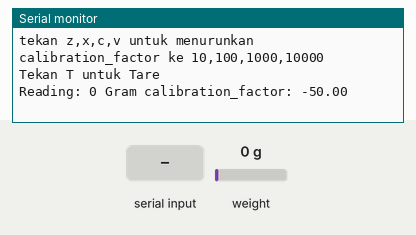
Simulated run of this sketch. Board: ESP8266 (NodeMCU). Parts: the last lines printed to the serial monitor. The inputs (shaded band) are chosen by the test bench; at power-on: weight on the scale 0 g.

Above: at 2.2 s.
2.3 s: weight on the scale set to 100 g
At 2.3 s:
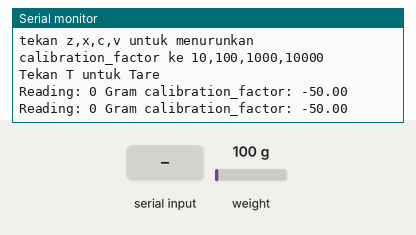
3.8 s: "+" received over Serial
At 5.1 s:
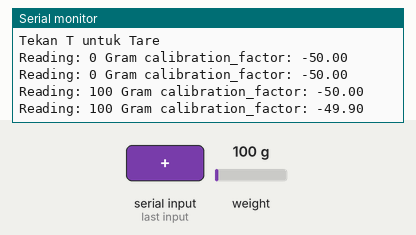
5.3 s: "a" received over Serial
At 6.3 s:
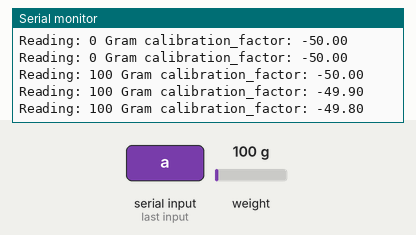
6.8 s: weight on the scale set to 1250 g
At 8.0 s:
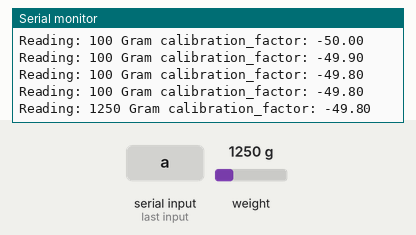
Timing chart, 0 to 9.3 s (numbered marks = the images above; inputs shaded):
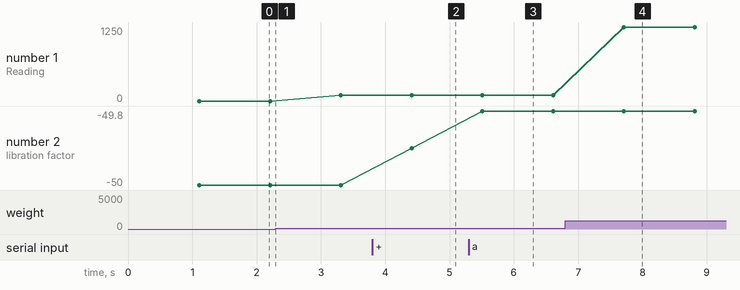

The sketch:

Sensor_Berat.ino
```cpp
#include "HX711.h"
#define DOUT  D4 //DT
#define CLK  D3 // SCK
HX711 scale(DOUT, CLK);
float calibration_factor = -50;
int GRAM,manipulasi;

void setup() {
  Serial.begin(115200);
  Serial.println("tekan a,s,d,f untuk menaikan calibration_factor ke 10,100,1000,10000");
  Serial.println("tekan z,x,c,v untuk menurunkan calibration_factor ke 10,100,1000,10000");
  Serial.println("Tekan T untuk Tare");
  scale.set_scale();
  scale.tare();
}

void loop() {
  scale.set_scale(calibration_factor);
  GRAM = scale.get_units(), 10;
  if(GRAM < 0){
    GRAM = 0;
  }
  manipulasi = GRAM + 100;
  Serial.print("Reading: ");
  Serial.print(GRAM);
  Serial.print(" Gram");
  Serial.print(" calibration_factor: ");
  Serial.print(calibration_factor);
  Serial.println();
  delay(1000);


  if (Serial.available()) {
    char temp = Serial.read();
    if (temp == '+' || temp == 'a')
      calibration_factor += 0.1;
    else if (temp == '-' || temp == 'z')
      calibration_factor -= 0.1;
    else if (temp == 's')
      calibration_factor += 10;
    else if (temp == 'x')
      calibration_factor -= 10;
    else if (temp == 'd')
      calibration_factor += 100;
    else if (temp == 'c')
      calibration_factor -= 100;
    else if (temp == 'f')
      calibration_factor += 1000;
    else if (temp == 'v')
      calibration_factor -= 1000;
    else if (temp == 't')
      scale.tare();
  }
}
```

Measured:
- after the input at 3.8 s, the serial monitor: prints a new line after 0.61 s (image 2)
- after the input at 5.3 s, the serial monitor: prints a new line after 0.21 s (image 3)
- after the input at 6.8 s, the serial monitor: prints a new line after 0.91 s (image 4)
- plotted number 1: 100 → 1250 after the input at 6.8 s
- plotted number 2: -50 → -49.9 after the input at 3.8 s, -49.9 → -49.8 after the input at 5.3 s
